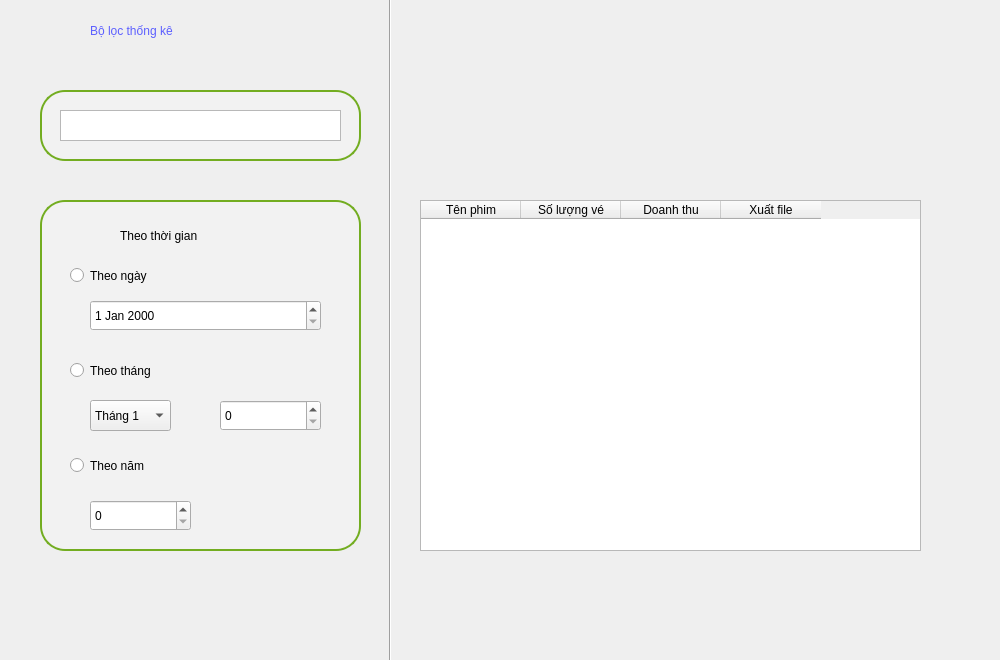
<?xml version="1.0" encoding="UTF-8"?>
<ui version="4.0">
 <class>MainWindow</class>
 <widget class="QMainWindow" name="MainWindow">
  <property name="geometry">
   <rect>
    <x>0</x>
    <y>0</y>
    <width>1000</width>
    <height>660</height>
   </rect>
  </property>
  <property name="windowTitle">
   <string>MainWindow</string>
  </property>
  <widget class="QWidget" name="centralwidget">
   <widget class="QRadioButton" name="radioButton_2">
    <property name="geometry">
     <rect>
      <x>70</x>
      <y>340</y>
      <width>101</width>
      <height>41</height>
     </rect>
    </property>
    <property name="styleSheet">
     <string notr="true">font: 12pt &quot;MS Shell Dlg 2&quot;;</string>
    </property>
    <property name="text">
     <string>Theo tháng</string>
    </property>
   </widget>
   <widget class="QRadioButton" name="radioButton">
    <property name="geometry">
     <rect>
      <x>70</x>
      <y>250</y>
      <width>121</width>
      <height>31</height>
     </rect>
    </property>
    <property name="styleSheet">
     <string notr="true">font: 12pt &quot;MS Shell Dlg 2&quot;;</string>
    </property>
    <property name="text">
     <string>Theo ngày</string>
    </property>
   </widget>
   <widget class="QSpinBox" name="spinBox_2">
    <property name="geometry">
     <rect>
      <x>220</x>
      <y>390</y>
      <width>101</width>
      <height>31</height>
     </rect>
    </property>
   </widget>
   <widget class="QLabel" name="label_2">
    <property name="geometry">
     <rect>
      <x>120</x>
      <y>210</y>
      <width>131</width>
      <height>31</height>
     </rect>
    </property>
    <property name="styleSheet">
     <string notr="true">font: 75 14pt &quot;MS Shell Dlg 2&quot;;</string>
    </property>
    <property name="text">
     <string>Theo thời gian</string>
    </property>
   </widget>
   <widget class="QRadioButton" name="radioButton_3">
    <property name="geometry">
     <rect>
      <x>70</x>
      <y>440</y>
      <width>101</width>
      <height>31</height>
     </rect>
    </property>
    <property name="styleSheet">
     <string notr="true">font: 12pt &quot;MS Shell Dlg 2&quot;;</string>
    </property>
    <property name="text">
     <string>Theo năm</string>
    </property>
   </widget>
   <widget class="Line" name="line">
    <property name="geometry">
     <rect>
      <x>380</x>
      <y>-20</y>
      <width>20</width>
      <height>721</height>
     </rect>
    </property>
    <property name="orientation">
     <enum>Qt::Vertical</enum>
    </property>
   </widget>
   <widget class="QDateEdit" name="dateEdit">
    <property name="geometry">
     <rect>
      <x>90</x>
      <y>290</y>
      <width>231</width>
      <height>31</height>
     </rect>
    </property>
   </widget>
   <widget class="QLabel" name="label">
    <property name="geometry">
     <rect>
      <x>90</x>
      <y>0</y>
      <width>191</width>
      <height>61</height>
     </rect>
    </property>
    <property name="styleSheet">
     <string notr="true">font: 18pt &quot;MS Shell Dlg 2&quot;;
color:rgb(92, 95, 255);</string>
    </property>
    <property name="text">
     <string>Bộ lọc thống kê</string>
    </property>
   </widget>
   <widget class="QComboBox" name="comboBox">
    <property name="geometry">
     <rect>
      <x>90</x>
      <y>390</y>
      <width>81</width>
      <height>31</height>
     </rect>
    </property>
    <item>
     <property name="text">
      <string>Tháng 1</string>
     </property>
    </item>
    <item>
     <property name="text">
      <string>Tháng 2</string>
     </property>
    </item>
    <item>
     <property name="text">
      <string>Tháng 3</string>
     </property>
    </item>
    <item>
     <property name="text">
      <string>Tháng 4</string>
     </property>
    </item>
    <item>
     <property name="text">
      <string>Tháng 5</string>
     </property>
    </item>
    <item>
     <property name="text">
      <string>Tháng 6</string>
     </property>
    </item>
    <item>
     <property name="text">
      <string>Tháng 7</string>
     </property>
    </item>
    <item>
     <property name="text">
      <string>Tháng 8</string>
     </property>
    </item>
    <item>
     <property name="text">
      <string>Tháng 9</string>
     </property>
    </item>
    <item>
     <property name="text">
      <string>Tháng 10</string>
     </property>
    </item>
    <item>
     <property name="text">
      <string>Tháng 11</string>
     </property>
    </item>
    <item>
     <property name="text">
      <string>Tháng 12</string>
     </property>
    </item>
   </widget>
   <widget class="QTableView" name="tableView">
    <property name="geometry">
     <rect>
      <x>40</x>
      <y>200</y>
      <width>321</width>
      <height>351</height>
     </rect>
    </property>
    <property name="styleSheet">
     <string notr="true"> background-color: #f2f2f2;
 border-radius: 25px;
  border: 2px solid #73AD21;
</string>
    </property>
   </widget>
   <widget class="QRadioButton" name="radioButton_4">
    <property name="geometry">
     <rect>
      <x>70</x>
      <y>350</y>
      <width>101</width>
      <height>41</height>
     </rect>
    </property>
    <property name="styleSheet">
     <string notr="true">font: 12pt &quot;MS Shell Dlg 2&quot;;</string>
    </property>
    <property name="text">
     <string>Theo tháng</string>
    </property>
   </widget>
   <widget class="QRadioButton" name="radioButton_5">
    <property name="geometry">
     <rect>
      <x>70</x>
      <y>260</y>
      <width>121</width>
      <height>31</height>
     </rect>
    </property>
    <property name="styleSheet">
     <string notr="true">font: 12pt &quot;MS Shell Dlg 2&quot;;</string>
    </property>
    <property name="text">
     <string>Theo ngày</string>
    </property>
   </widget>
   <widget class="QSpinBox" name="spinBox_3">
    <property name="geometry">
     <rect>
      <x>220</x>
      <y>400</y>
      <width>101</width>
      <height>31</height>
     </rect>
    </property>
   </widget>
   <widget class="QLabel" name="label_3">
    <property name="geometry">
     <rect>
      <x>120</x>
      <y>220</y>
      <width>131</width>
      <height>31</height>
     </rect>
    </property>
    <property name="styleSheet">
     <string notr="true">font: 75 14pt &quot;MS Shell Dlg 2&quot;;</string>
    </property>
    <property name="text">
     <string>Theo thời gian</string>
    </property>
   </widget>
   <widget class="QRadioButton" name="radioButton_6">
    <property name="geometry">
     <rect>
      <x>70</x>
      <y>450</y>
      <width>101</width>
      <height>31</height>
     </rect>
    </property>
    <property name="styleSheet">
     <string notr="true">font: 12pt &quot;MS Shell Dlg 2&quot;;</string>
    </property>
    <property name="text">
     <string>Theo năm</string>
    </property>
   </widget>
   <widget class="QDateEdit" name="dateEdit_2">
    <property name="geometry">
     <rect>
      <x>90</x>
      <y>300</y>
      <width>231</width>
      <height>31</height>
     </rect>
    </property>
   </widget>
   <widget class="QComboBox" name="comboBox_2">
    <property name="geometry">
     <rect>
      <x>90</x>
      <y>400</y>
      <width>81</width>
      <height>31</height>
     </rect>
    </property>
    <item>
     <property name="text">
      <string>Tháng 1</string>
     </property>
    </item>
    <item>
     <property name="text">
      <string>Tháng 2</string>
     </property>
    </item>
    <item>
     <property name="text">
      <string>Tháng 3</string>
     </property>
    </item>
    <item>
     <property name="text">
      <string>Tháng 4</string>
     </property>
    </item>
    <item>
     <property name="text">
      <string>Tháng 5</string>
     </property>
    </item>
    <item>
     <property name="text">
      <string>Tháng 6</string>
     </property>
    </item>
    <item>
     <property name="text">
      <string>Tháng 7</string>
     </property>
    </item>
    <item>
     <property name="text">
      <string>Tháng 8</string>
     </property>
    </item>
    <item>
     <property name="text">
      <string>Tháng 9</string>
     </property>
    </item>
    <item>
     <property name="text">
      <string>Tháng 10</string>
     </property>
    </item>
    <item>
     <property name="text">
      <string>Tháng 11</string>
     </property>
    </item>
    <item>
     <property name="text">
      <string>Tháng 12</string>
     </property>
    </item>
   </widget>
   <widget class="QSpinBox" name="spinBox">
    <property name="geometry">
     <rect>
      <x>90</x>
      <y>500</y>
      <width>101</width>
      <height>31</height>
     </rect>
    </property>
   </widget>
   <widget class="QTableWidget" name="tableWidget">
    <property name="geometry">
     <rect>
      <x>40</x>
      <y>90</y>
      <width>321</width>
      <height>71</height>
     </rect>
    </property>
    <property name="styleSheet">
     <string notr="true"> background-color: #f2f2f2;
 border-radius: 25px;
  border: 2px solid #73AD21;</string>
    </property>
   </widget>
   <widget class="QTextEdit" name="textEdit">
    <property name="geometry">
     <rect>
      <x>60</x>
      <y>110</y>
      <width>281</width>
      <height>31</height>
     </rect>
    </property>
    <property name="styleSheet">
     <string notr="true"/>
    </property>
    <property name="html">
     <string>&lt;!DOCTYPE HTML PUBLIC &quot;-//W3C//DTD HTML 4.0//EN&quot; &quot;http://www.w3.org/TR/REC-html40/strict.dtd&quot;&gt;
&lt;html&gt;&lt;head&gt;&lt;meta name=&quot;qrichtext&quot; content=&quot;1&quot; /&gt;&lt;style type=&quot;text/css&quot;&gt;
p, li { white-space: pre-wrap; }
&lt;/style&gt;&lt;/head&gt;&lt;body style=&quot; font-family:'MS Shell Dlg 2'; font-size:8.25pt; font-weight:400; font-style:normal;&quot;&gt;
&lt;p style=&quot; margin-top:0px; margin-bottom:0px; margin-left:0px; margin-right:0px; -qt-block-indent:0; text-indent:0px;&quot;&gt;    &lt;/p&gt;&lt;/body&gt;&lt;/html&gt;</string>
    </property>
   </widget>
   <widget class="QTableWidget" name="tableWidget_2">
    <property name="geometry">
     <rect>
      <x>420</x>
      <y>200</y>
      <width>501</width>
      <height>351</height>
     </rect>
    </property>
    <property name="styleSheet">
     <string notr="true"/>
    </property>
    <column>
     <property name="text">
      <string>Tên phim</string>
     </property>
    </column>
    <column>
     <property name="text">
      <string>Số lượng vé</string>
     </property>
    </column>
    <column>
     <property name="text">
      <string>Doanh thu</string>
     </property>
    </column>
    <column>
     <property name="text">
      <string>Xuất file</string>
     </property>
    </column>
   </widget>
   <widget class="QWidget" name="widget" native="true">
    <property name="geometry">
     <rect>
      <x>430</x>
      <y>30</y>
      <width>131</width>
      <height>111</height>
     </rect>
    </property>
    <widget class="QLabel" name="label_4">
     <property name="geometry">
      <rect>
       <x>0</x>
       <y>0</y>
       <width>111</width>
       <height>101</height>
      </rect>
     </property>
     <property name="styleSheet">
      <string notr="true"/>
     </property>
     <property name="text">
      <string/>
     </property>
     <property name="pixmap">
      <pixmap>../../../../../ảnh python/film-reel.png</pixmap>
     </property>
     <property name="scaledContents">
      <bool>true</bool>
     </property>
    </widget>
   </widget>
  </widget>
 </widget>
 <resources/>
 <connections/>
</ui>
